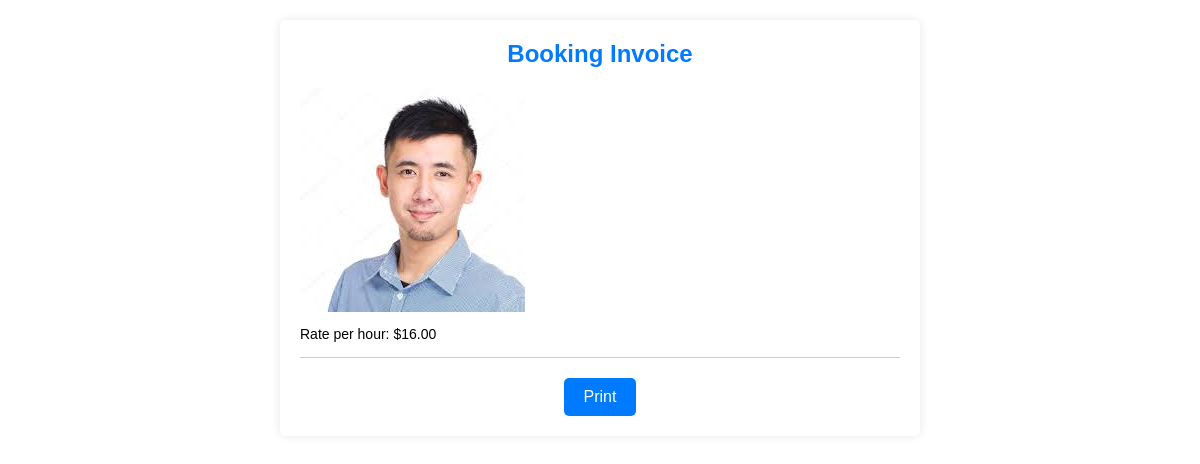
The page /babysitter/2 (signed in) on the database its author committed.
### app/models.py (models this page shows, shortened)
class Babysitter(models.Model):
    model = models.CharField(max_length=100)
    price_per_hour = models.DecimalField(max_digits=6, decimal_places=2)
    image = models.ImageField(upload_to='babysitter_images')
    created_by = models.ForeignKey(User, on_delete=models.CASCADE)
    is_booked = models.BooleanField(default=False)
    objects = BabysitterManager()

### app/views.py (the view)
# urls.py: path('babysitter/<int:pk>', booking_invoice, name='booking_invoice'),
@login_required(login_url="login")
def booking_invoice(request, pk):
    babysitter = get_object_or_404(Babysitter, pk=pk)
    if not babysitter.is_booked:
        babysitter.is_booked = True
        babysitter.save()
    context = {
        'babysitter': babysitter,
    }
    return render(request, 'app/invoice.html', context)

### app/templates/app/invoice.html (shortened to what this page needs)
<!DOCTYPE html>
<html>
<head>
</head>
<body>
  <div class="container">
    <h1 style="color: #007bff;">Booking Invoice</h1>
    <div class="product-details">
      <img src="{{ babysitter.image.url }}" alt="{{ babysitter.model }}">
      <p>Rate per hour: ${{ babysitter.price_per_hour }}</p>
    </div>
    <div class="button-container">
      <button id="print-button" class="print-button">Print</button>
    </div>
  </div>
</body>
</html>

### app/templates/app/invoice.html (style rules this page uses)
body { font-family: Arial, sans-serif; background-image: url('https://img.freepik.com/premium-vector/babysitter-nanny-services-care-baby-needs-play-with-children-flat-illustration_2175-8229.jpg?w=2000'); background-repeat: no-repeat; background-size: cover; padding: 20px; margin: 0; }
.container { max-width: 600px; margin: 0 auto; background-color: #fff; padding: 20px; border-radius: 5px; box-shadow: 0 0 10px rgba(0, 0, 0, 0.1); }
h1 { margin: 0; font-size: 24px; font-weight: bold; text-align: center; margin-bottom: 20px; color: #007bff; }
p { margin: 5px 0; }
.product-details { border-bottom: 1px solid #ccc; padding-bottom: 10px; margin-bottom: 20px; }
.product-details img { max-width: 100%; height: auto; }
.product-details p { font-size: 14px; }
.button-container { text-align: center; }
.print-button { background-color: #007bff; color: #fff; border: none; padding: 10px 20px; font-size: 16px; border-radius: 5px; cursor: pointer; }

### rows shown on the page
Babysitter: image (picture), price_per_hour "16.00"
